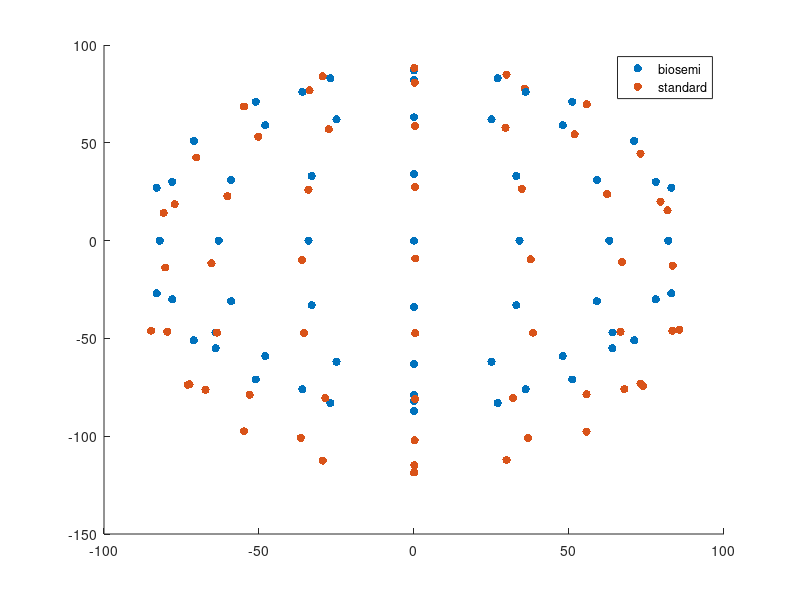

Here is the MATLAB script that generated this plot: (Note: this script raises an error after producing the figure.)
% compare 64 channels with locations provided by biosemi vs. from Standard
% 10-05 system
load('compareElec')
rejectElec = [6 15 41 52]; % non-standard biosemi 
plotElec = setdiff(1:64, rejectElec);
figure; hold on;
scatter3(testElecLoc.biosemi(plotElec,1), testElecLoc.biosemi(plotElec,2), testElecLoc.biosemi(plotElec,3),'filled')
scatter3(-testElecLoc.eeglab(plotElec,2), testElecLoc.eeglab(plotElec,1), testElecLoc.eeglab(plotElec,3),'filled')
legend('biosemi','standard')
saveas(gcf,'figures/compareLoc','fig')

% I have also made a computation of all the electrode locations on a 
% reallistical head surface, based on the distances along the (triangulated) 
% surface of the head. The head surface used was constructed from the 
% canonical MRI that is included in the SPM2 package, and locations are 
% expressed in MNI coordinates.
% https://robertoostenveld.nl/electrode/

% can see that for biosemi, coordinates are symetrical along the midline
% (e.g. Fp1 vs Fp2) which is not the case for the more "realistic" 
% standard 10-05 

testEEGlab = readlocs()

addpath(genpath('/Users/marleneponcet/Documents/Git/fieldtrip-aleslab-fork/'));
elecEGI = ft_read_sens('EEG systems/EGI/AdultAverageNet128_v1.sfp');
elecStand = ft_read_sens('EEG systems/standard/standard_1005.elc');
elecEGIave = ft_read_sens('EEG systems/EGI/GSN-HydroCel-128.sfp');

matchIndex = arrayfun(@(x) cellfind(elecEGI.label,elecStand.label{x}),1:length(elecStand.label),'uni',false);

figure; hold on;
scatter3(elecEGI.elecpos(:,1)*10, elecEGI.elecpos(:,2)*10, elecEGI.elecpos(:,3)*10,'filled')
scatter3(elecEGIave.elecpos(:,1)*10, elecEGIave.elecpos(:,2)*10, elecEGIave.elecpos(:,3)*10,'filled')
scatter3(elecStand.elecpos(:,1), elecStand.elecpos(:,2), elecStand.elecpos(:,3),'filled')
legend('EGIaverage(used for templates)','EGI GSN','stand346')
saveas(gcf,'figures/compareEGI','fig')
